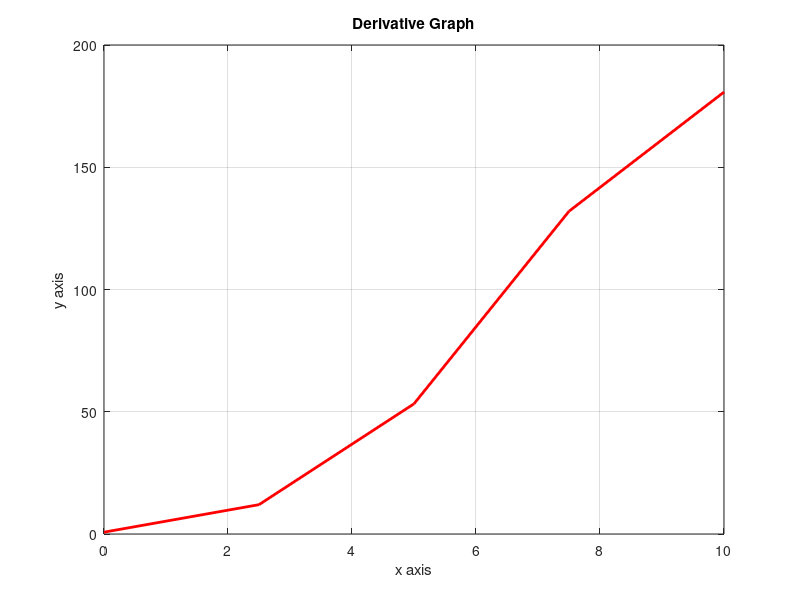

Reproduce this figure in MATLAB.
clc;
clear;
close all;

x = linspace(0,10,5);

y = x.^3 - 3*x.^2 + 2*x;

dy_dx = gradient(y,x);
disp("Derivative values: ");
disp(dy_dx);

% derivative value at 5
disp("Derivative at x=5: ");
disp(dy_dx(5));

% plot derivative graph
plot(x, dy_dx, 'r', 'LineWidth', 2);
xlabel("x axis");
ylabel("y axis");
title("Derivative Graph");
grid on;
